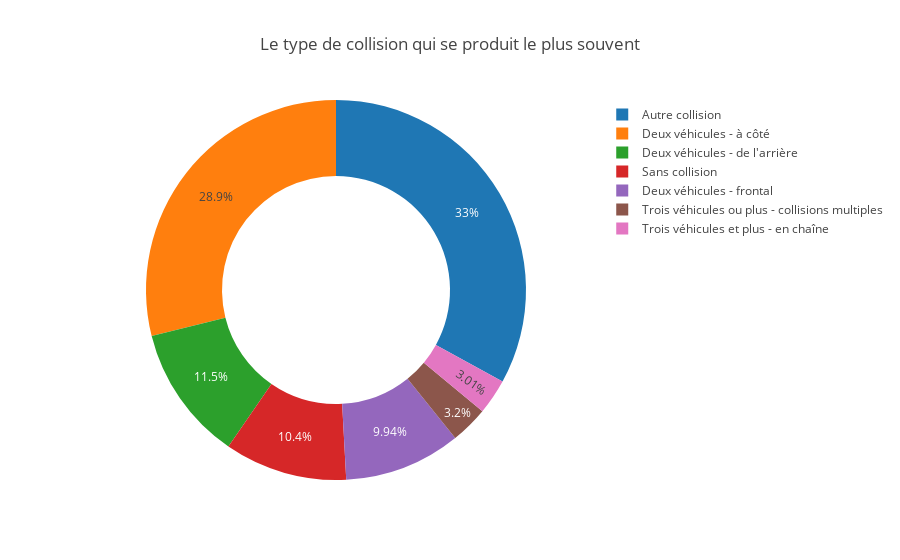

The notebook cell this image was saved under:
### Code cell
Title = "Le type de collision qui se produit le plus souvent"
PlotPiechart(data_4.CollisionType.values, data_4, 'CollisionType')

### Figure 1 — Plotly figure (JSON) as saved in the notebook; plotly's stock layout.template omitted (floating-point values rounded to 4 significant figures)
{"data": [{"hole": 0.6, "hoverinfo": "label+percent+name", "labels": ["Deux véhicules - frontal", "Deux véhicules - de l'arrière", "Deux véhicules - à côté", "Trois véhicules et plus - en chaîne", "Trois véhicules ou plus - collisions multiples", "Autre collision", "Sans collision"], "name": "CollisionType", "type": "pie", "uid": "1154f849-c25f-48f4-8c85-8e8a81a27676", "values": [83491, 96778, 242732, 25259, 26873, 277153, 87688]}], "layout": {"annotations": [{"font": {"size": 40}, "showarrow": false, "text": " ", "x": 5.5, "y": 0.5}], "title": {"text": "Le type de collision qui se produit le plus souvent"}}}
